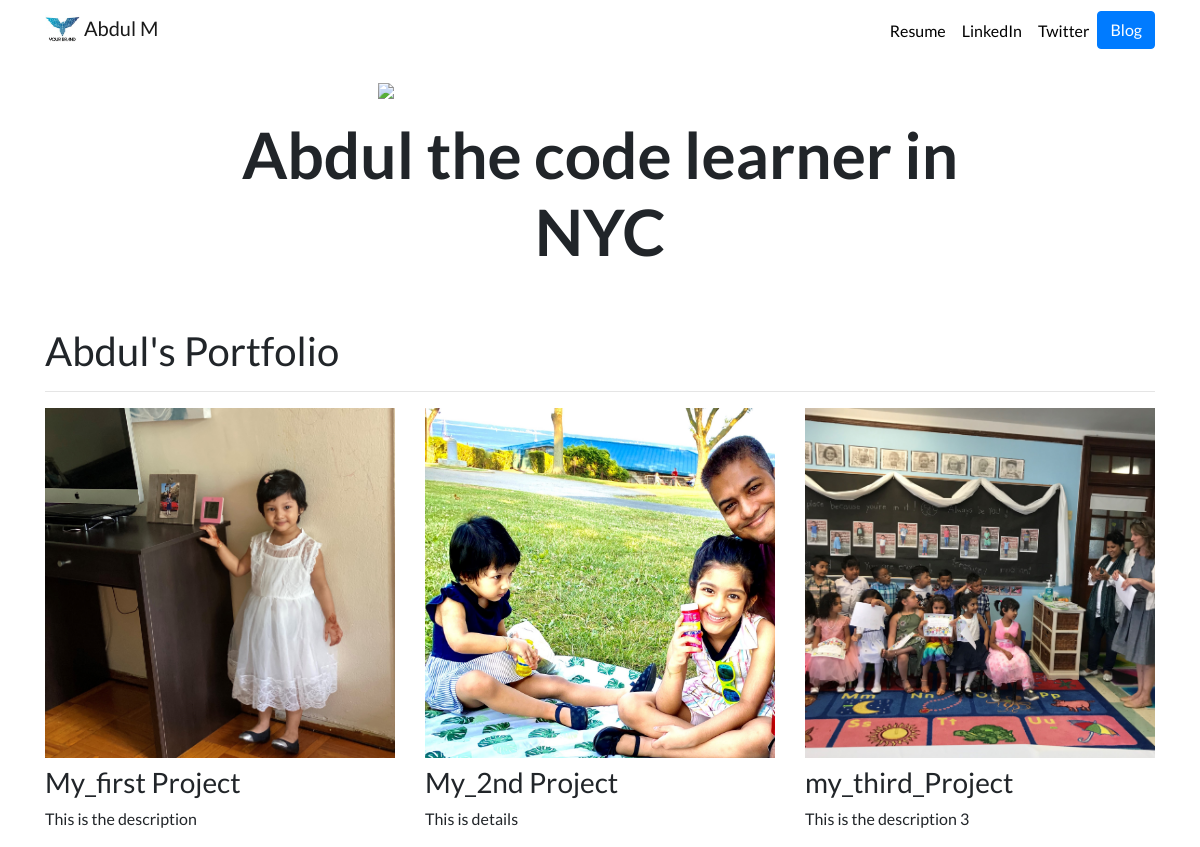
The page / on the database its author committed.
### portfolio/models.py (models this page shows, shortened)
class Project(models.Model):
    title=models.CharField(max_length=100)
    description=models.CharField(max_length=250)
    image=models.ImageField(upload_to='portfolio/images/')
    url=models.URLField(blank=True)

### portfolio/views.py (the view)
# urls.py: 2. Add a URL to urlpatterns:  path('', views.home, name='home')
def home(request):
    projects= Project.objects.all()
    return render(request, 'portfolio/home.html', {'projects':projects})

### portfolio/templates/portfolio/home.html
{% extends 'portfolio/base.html'%}
{% load static %}
{% block content %}
<div class="row justify-content-center my-3">
  <div class="col-5">
    <img src="{% static 'portfolio\IMG-maliha.jpg' %}" class="img-fluid">
  </div>
</div>
<div class="row justify-content-center mb-3">
  <div class="col-md-9 text-center">
    <h1 id="hometext" class="font-weight-bold">Abdul the code learner in NYC</h1>
  </div>
</div>
    <h1 class="mt-5">Abdul's Portfolio</h1>
    <hr>
    <div class="row">
  {% for project in projects %}
  <div class="col-lg-4 col-md-6">
    {% if project.url %}
    <a href="{{ project.url }}">
    <img src="{{ project.image.url }}" class="img-fluid mb-2">
  </a>
  {% else %}
  <img src="{{ project.image.url }}" class="img-fluid mb-2">
    {% endif %}
    <h3>{{ project.title }}</h3>
    <p>{{ project.description }}</p>
  </div>
  {% endfor %}
</div>
{% endblock %}

### portfolio/templates/portfolio/base.html (shortened to what this page needs)
{% load static %}
<!doctype html>
<html lang="en">
<head>
  <link rel="stylesheet" href="https://stackpath.bootstrapcdn.com/bootstrap/4.4.1/css/bootstrap.min.css">
  <link rel="stylesheet" href="{% static "portfolio/custom.css" %}">
</head>
<body>
  <nav id="topNav" class="navbar navbar-expand-md navbar-light">
    <div class="container">
      <a class="navbar-brand" href="{% url 'home' %}">
        <img src="{% static "portfolio/logo.jfif" %}" width="35" height="35" class="d-inline-block align-top" alt="Abdul's Logo">
        <span>Abdul M</span>
      </a>
      <div class="collapse navbar-collapse text-center" id="navbarNav">
        <ul class="navbar-nav ml-auto">
          <li class="nav-item">
            <a class="nav-link" href="{% static "portfolio\Abdul.docx" %}">Resume</a>
          </li>
          <li class="nav-item">
            <a class="nav-link" href="https://www.linkedin.com/in/nick-walter/" target="_blank">LinkedIn</a>
          </li>
          <li class="nav-item">
            <a class="nav-link" href="https://twitter.com/ZappyCode" target="_blank">Twitter</a>
          </li>
          <li>
            <a role="button" href="{% url 'blog:all_blogs' %}" class="btn btn-primary">Blog</a>
          </li>
        </ul>
      </div>
    </div>
  </nav>
  <div class="container">
    {% block content %}{% endblock %}
  </div>
</body>
</html>

### portfolio/static/portfolio/custom.css (style rules this page uses)
.navbar-nav .nav-link { color: rgba(0,0,0,1) !important; }
body { font-family: 'Lato', sans-serif; }
@media (min-width: 992px) { #hometext { font-size: 4rem; } }

### rows shown on the page
Project: image (picture), title "My_first Project", description "This is the description"
Project: image (picture), title "My_2nd Project", description "This is details"
Project: image (picture), title "my_third_Project", description "This is the description 3"
